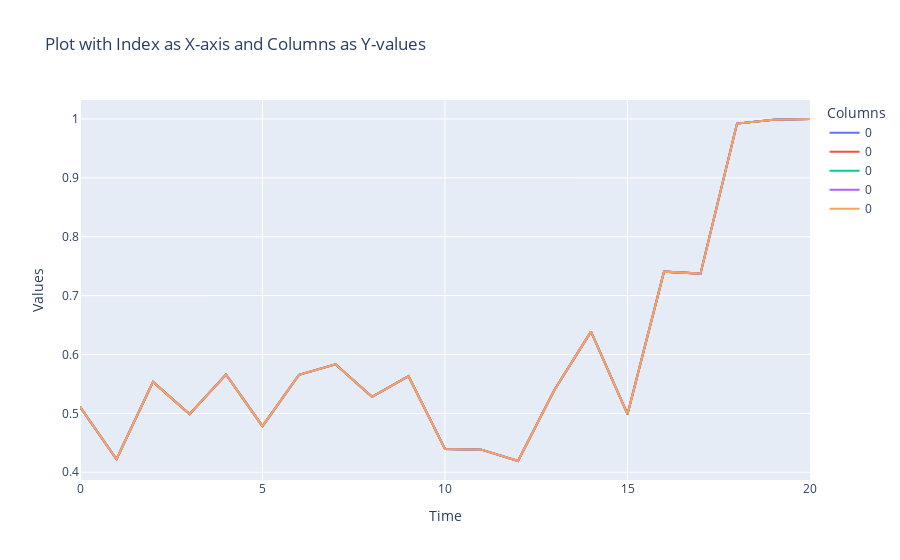

Notebook cell for this chart:
### Code cell
fig = go.Figure()

# Add traces for each column
for column in deltas.columns[values]:
    fig.add_trace(go.Scatter(x=deltas.index, y=deltas[column], mode='lines', name=column))

# Update layout
fig.update_layout(
    title='Plot with Index as X-axis and Columns as Y-values',
    xaxis_title='Time',
    yaxis_title='Values',
    template='plotly',
    legend=dict(title='Columns'),
)

# Show the plot
fig.show()

### Figure 1 — Plotly figure (JSON) as saved in the notebook; plotly's stock layout.template omitted (floating-point values rounded to 4 significant figures)
{"data": [{"mode": "lines", "name": "0", "type": "scatter", "x": [0, 1, 2, 3, 4, 5, 6, 7, 8, 9, 10, 11, 12, 13, 14, 15, 16, 17, 18, 19, 20], "y": [0.5113, 0.4221, 0.5534, 0.4988, 0.566, 0.4782, 0.5656, 0.5834, 0.528, 0.5631, 0.4393, 0.4384, 0.4191, 0.5401, 0.6388, 0.4985, 0.7407, 0.7374, 0.9921, 0.9988, 1]}, {"mode": "lines", "name": "0", "type": "scatter", "x": [0, 1, 2, 3, 4, 5, 6, 7, 8, 9, 10, 11, 12, 13, 14, 15, 16, 17, 18, 19, 20], "y": [0.5113, 0.4221, 0.5534, 0.4988, 0.566, 0.4782, 0.5656, 0.5834, 0.528, 0.5631, 0.4393, 0.4384, 0.4191, 0.5401, 0.6388, 0.4985, 0.7407, 0.7374, 0.9921, 0.9988, 1]}, {"mode": "lines", "name": "0", "type": "scatter", "x": [0, 1, 2, 3, 4, 5, 6, 7, 8, 9, 10, 11, 12, 13, 14, 15, 16, 17, 18, 19, 20], "y": [0.5113, 0.4221, 0.5534, 0.4988, 0.566, 0.4782, 0.5656, 0.5834, 0.528, 0.5631, 0.4393, 0.4384, 0.4191, 0.5401, 0.6388, 0.4985, 0.7407, 0.7374, 0.9921, 0.9988, 1]}, {"mode": "lines", "name": "0", "type": "scatter", "x": [0, 1, 2, 3, 4, 5, 6, 7, 8, 9, 10, 11, 12, 13, 14, 15, 16, 17, 18, 19, 20], "y": [0.5113, 0.4221, 0.5534, 0.4988, 0.566, 0.4782, 0.5656, 0.5834, 0.528, 0.5631, 0.4393, 0.4384, 0.4191, 0.5401, 0.6388, 0.4985, 0.7407, 0.7374, 0.9921, 0.9988, 1]}, {"mode": "lines", "name": "0", "type": "scatter", "x": [0, 1, 2, 3, 4, 5, 6, 7, 8, 9, 10, 11, 12, 13, 14, 15, 16, 17, 18, 19, 20], "y": [0.5113, 0.4221, 0.5534, 0.4988, 0.566, 0.4782, 0.5656, 0.5834, 0.528, 0.5631, 0.4393, 0.4384, 0.4191, 0.5401, 0.6388, 0.4985, 0.7407, 0.7374, 0.9921, 0.9988, 1]}], "layout": {"legend": {"title": {"text": "Columns"}}, "title": {"text": "Plot with Index as X-axis and Columns as Y-values"}, "xaxis": {"title": {"text": "Time"}}, "yaxis": {"title": {"text": "Values"}}}}
